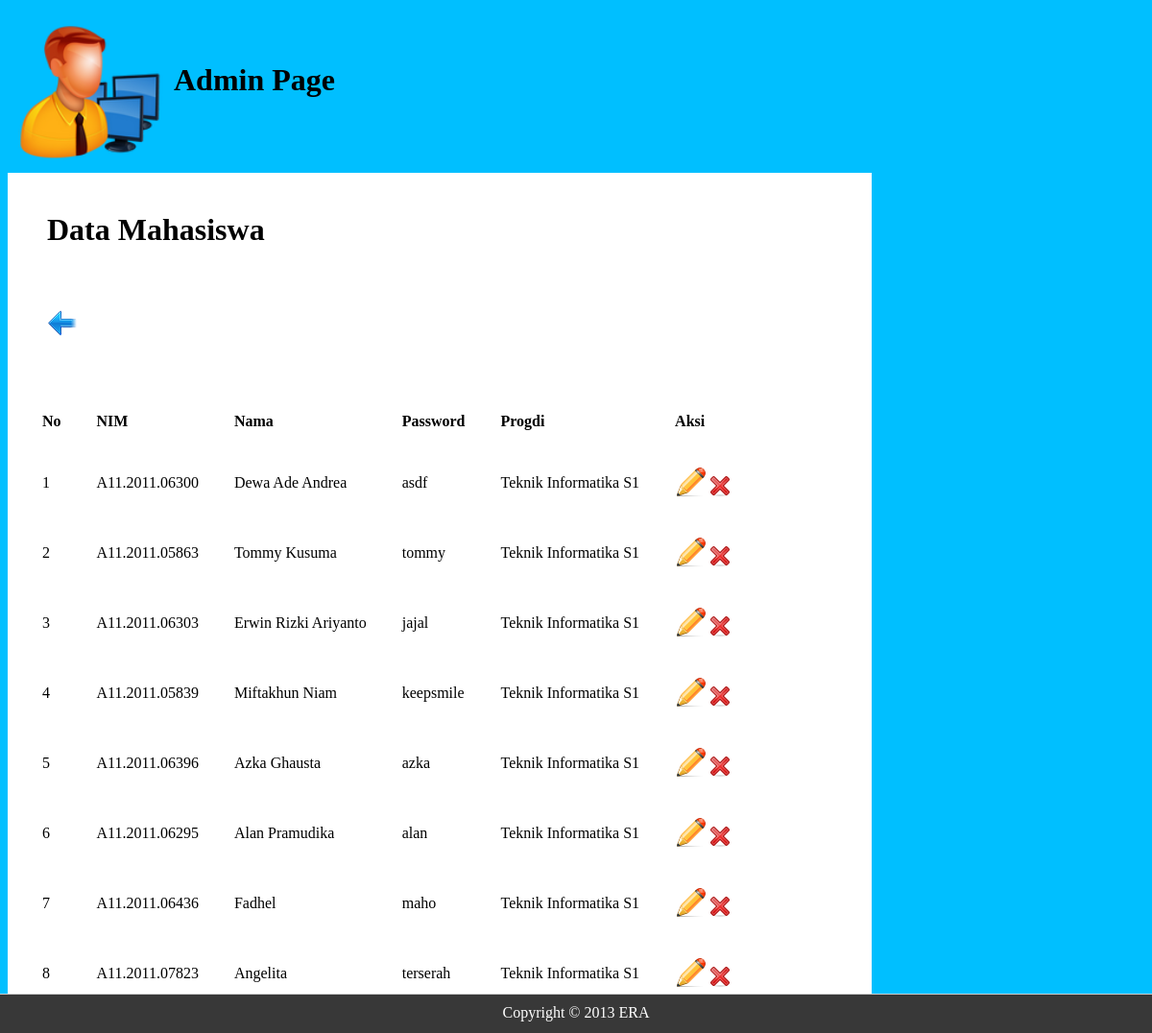
The page /tampilmhs.php on the database its author committed.
### tables this page shows
CREATE TABLE IF NOT EXISTS `mhs` (
  `id` int(11) NOT NULL AUTO_INCREMENT,
  `NIM` varchar(20) NOT NULL,
  `Nama` varchar(50) NOT NULL,
  `Password` varchar(50) NOT NULL,
  `Progdi` varchar(50) NOT NULL,
  PRIMARY KEY (`id`)
);

### tampilmhs.php (the view, shortened to what this page needs)
<html>
<head>
	<link rel="stylesheet" type="text/css" href="CSS/layout.css"/>
	<link rel="stylesheet" type="text/css" href="CSS/font.css"/>
	<link rel="stylesheet" type="text/css" href="CSS/element.css"/>
</head>
<body>
	<div id="container">
	<div id="header">
		<table border="0" cellspacing="10">
			<tr>
				<td><img src="Images/admin.png" width="150" height="150" /></td>
				<td><h1>Admin Page</h1></td>
			</tr>
		</table>
	</div>
	<div id="cpanel">
		<table border="0" cellspacing="40">
			<tr>
				<td colspan="3"><h1>Data Mahasiswa</h1></td>
			</tr>
			<tr>
				<td>
					<a href="datamhs.html" title="Kembali"><img src="Images/back.png" /></a>
				</td>
			</tr>
			<table border="0" cellspacing="35">
				<tr>
					<td><b>No</b></td>
					<td><b>NIM</b></td>
					<td><b>Nama</b></td>
					<td><b>Password</b></td>
					<td><b>Progdi</b></td>
					<td><b>Aksi</b></td>
				</tr>
				<?php
					$no = 1;
					$tampil = "SELECT * FROM mhs;";
					$querytampil = mysql_query($tampil);
					while($hasil = mysql_fetch_array($querytampil)) {
						$id = $hasil['id'];
						$nim = $hasil['NIM'];
						$nama = $hasil['Nama'];
						$pass = $hasil['Password'];
						$progdi = $hasil['Progdi'];
				?>
					<tr>
						<td><?php echo $no; ?></td>
						<td><?php echo $nim; ?></td>
						<td><?php echo $nama; ?></td>
						<td><?php echo $pass; ?></td>
						<td><?php echo $progdi; ?></td>
						<td>
							<a href="formupdatemhs.php?id=<?php echo $id; ?>" title="Update"><img src="Images/update.png" /></a>
							<a href="deletemhs.php?id=<?php echo $id; ?>" title="Delete" onclick="return confirm('Anda Yakin Ingin Menghapusnya?')"><img src="Images/delete.png" /></a>
						</td>
					</tr>
				<?php
						$no++;
					}
				?>
			</table>
		</table>
	</div>
	</div>
	<div id="footer">Copyright &copy; 2013 ERA</div>
</body>
</html>

### CSS/layout.css (style rules this page uses)
#container { margin: auto; width: 1200px; }
#footer { background-color: #383838; border-top: 1px solid #ccc; bottom: 0; color: #ffffff; height: 20px; padding: 10px; position: fixed; top: auto; left: 0; right: 0; z-index: 101; text-align:center; }
body { background-color: #00BFFF; }
#cpanel { background: white; margin-top: 0px; width: 900px; }

### CSS/element.css (style rules this page uses)
a:link { text-decoration: none; color: black; }

### rows shown on the page
mhs: NIM "A11.2011.06300", Nama "Dewa Ade Andrea", Password "asdf", Progdi "Teknik Informatika S1"
mhs: NIM "A11.2011.05863", Nama "Tommy Kusuma", Password "tommy", Progdi "Teknik Informatika S1"
mhs: NIM "A11.2011.06303", Nama "Erwin Rizki Ariyanto", Password "jajal", Progdi "Teknik Informatika S1"
mhs: NIM "A11.2011.05839", Nama "Miftakhun Niam", Password "keepsmile", Progdi "Teknik Informatika S1"
mhs: NIM "A11.2011.06396", Nama "Azka Ghausta", Password "azka", Progdi "Teknik Informatika S1"
mhs: NIM "A11.2011.06295", Nama "Alan Pramudika", Password "alan", Progdi "Teknik Informatika S1"
mhs: NIM "A11.2011.06436", Nama "Fadhel", Password "maho", Progdi "Teknik Informatika S1"
mhs: NIM "A11.2011.07823", Nama "Angelita", Password "terserah", Progdi "Teknik Informatika S1"
